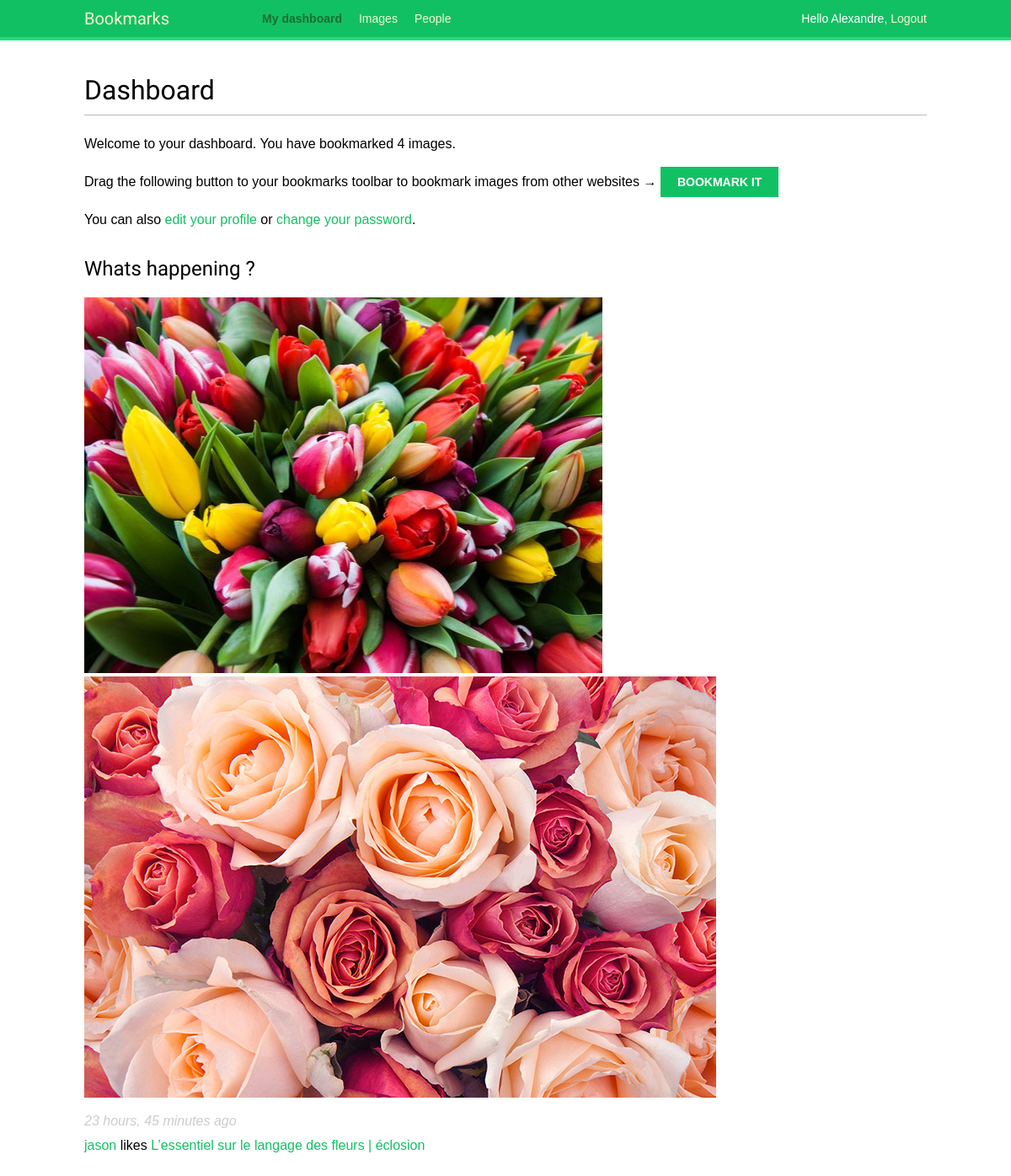
The app's page /account/ (signed in) with its own data.
### actions/models.py (models this page shows)
class Action(models.Model):
    user = models.ForeignKey(User, on_delete=models.CASCADE, db_index=True)
    verb = models.CharField(max_length=255)
    target_ct = models.ForeignKey(ContentType, on_delete=models.CASCADE, blank=True, null=True, related_name='target_obj')
    target_id = models.PositiveIntegerField(null=True, blank=True, db_index=True)
    target = GenericForeignKey('target_ct', 'target_id')
    created = models.DateTimeField(auto_now_add=True, db_index=True)
    class Meta:
        ordering = ('-created',)

### images/models.py (models this page shows, shortened)
class Image(models.Model):
    user = models.ForeignKey(settings.AUTH_USER_MODEL,
                             related_name='images_created',
                             on_delete=models.CASCADE)
    title = models.CharField(max_length=200)
    slug = models.SlugField(max_length=200,
                            blank=True)
    url = models.URLField()
    image = models.ImageField(upload_to='images/%Y/%m/%d/')
    description = models.TextField(blank=True)
    created = models.DateField(auto_now_add=True,
                               db_index=True)
    users_like = models.ManyToManyField(settings.AUTH_USER_MODEL,
                                        related_name='images_liked',
                                        blank=True)
    total_likes = models.PositiveIntegerField(db_index=True,
                                              default=0)
    def __str__(self):
        return self.title
    def get_absolute_url(self):
            return reverse('images:detail', args=[self.id, self.slug])

### account/views.py (the view)
# urls.py: path('', views.dashboard, name='dashboard'),
@login_required
def dashboard(request):
    actions = Action.objects.exclude(user=request.user)
    following_ids = request.user.following.values_list('id', flat=True)
    if following_ids:
        actions = actions.filter(user_id__in=following_ids)\
            .select_related('user', 'user__profile')\
            .prefetch_related('target')
    actions = actions[:10]
    return render(request,
                  'account/dashboard.html',
                  {'section': 'dashboard',
                   'actions': actions})

### account/templates/account/dashboard.html (shortened to what this page needs)
{% extends "base.html" %}
{% block content %}
    <h1>Dashboard</h1>
    {% with total_images_created=request.user.images_created.count %}
        <p>Welcome to your dashboard. You have bookmarked {{ total_images_created }} image{{ total_images_created|pluralize }}.</p>
    {% endwith %}
    <p>Drag the following button to your bookmarks toolbar to bookmark images from other websites → <a href="javascript:{% include "bookmarklet_launcher.js" %}" class="button">Bookmark it</a><p>
    <p>You can also <a href="{% url "edit" %}">edit your profile</a> or <a href="{% url "password_change" %}">change your password</a>.<p>
    <h2>Whats happening ?</h2>
    <div id="action-list">
        {%  for action in actions %}
            {%  include "actions/action/detail.html" %}
        {%  endfor  %}
    </div>
{% endblock %}

### account/templates/base.html (shortened to what this page needs)
{% load static %}
<!DOCTYPE html>
<html>
<head>
  <link href="{% static "css/base.css" %}" rel="stylesheet">
</head>
<body>
  <div id="header">
    <span class="logo">Bookmarks</span>
    {% if request.user.is_authenticated %}
      <ul class="menu">
        <li {% if section == "dashboard" %}class="selected"{% endif %}>
          <a href="{% url "dashboard" %}">My dashboard</a>
        </li>
        <li {% if section == "images" %}class="selected"{% endif %}>
          <a href="{% url "images:list" %}">Images</a>
        </li>
        <li {% if section == "people" %}class="selected"{% endif %}>
          <a href="{% url 'user_list' %}">People</a>
        </li>
      </ul>
    {% endif %}
    <span class="user">
      {% if request.user.is_authenticated %}
        Hello {{ request.user.first_name }},
        <a href="{% url "logout" %}">Logout</a>
      {% else %}
        <a href="{% url "login" %}">Log-in</a>
      {% endif %}
    </span>
  </div>
  <div id="content">
    {% block content %}
    {% endblock %}
  </div>
</body>
</html>

### actions/templates/actions/action/detail.html
{% load thumbnail %}
{% with user=action.user profile=action.user.profile %}
    <div class="action">
        <div class="images">
            {% if profile.photo %}
                {% thumbnail user.profile.photo "80x80" crop="100%" as im %}
                    <a href="{{ user.get_absolute_url }}">
                        <img alt="{{ user.get_full_name }}" class="item-img"
                             src="{{ im.url }}">
                    </a>
                {% endthumbnail %}
            {% endif %}
            {% if action.target %}
                {% with target=action.target %}
                    {% if target.image %}
                        {% thumbnail target.image "80x80" crop="100%" as im %}
                            <a href="{{ target.get_absolute_url }}">
                                <img class="item-img" src="{{ im.url }}">
                            </a>
                        {% endthumbnail %}
                    {% endif %}
                {% endwith %}
            {% endif %}
        </div>
        <div class="info">
            <p>
                <span class="date">{{ action.created|timesince }} ago</span>
                <br/>
                <a href="{{ user.get_absolute_url }}">
                    {{ user.first_name }}
                </a>
                {{ action.verb }}
                {% if action.target %}
                    {% with target=action.target %}
                        <a href="{{ target.get_absolute_url }}">{{ target }}</a>
                    {% endwith %}
                {% endif %}
            </p>
        </div>
    </div>
{% endwith %}

### account/static/css/base.css (style rules this page uses)
body { margin:0; padding:0; font-family:helvetica, sans-serif; }
p { line-height: 1.8; }
a { color:#12c064; text-decoration:none; }
h1, h2, h3, h4, h5 , h6 { font-family: 'Muli', sans-serif; font-weight:normal; }
h1 { border-bottom:1px solid #bbb; padding:0 0 10px 0; margin:10px 0 20px 0; }
h2 { margin:30px 0 20px; }
#header { padding:10px 100px; font-size:14px; background:#12c064; color:#fff; border-bottom:4px solid #1cdf78; overflow:auto; }
#header .logo { font-family: 'Muli', sans-serif; float:left; color:#f3f7cc; font-size:20px; margin-right:10%; }
#header ul.menu { list-style:none; float:left; margin:0; padding:0; }
#header ul.menu li { float:left; padding:4px 10px; }
#header ul.menu li.selected a, #header ul.menu li.selected a:hover { color:#1b6d32; font-weight:bold; }
#header a { color:#f3f7cc; }
#header .user { float:right; padding-top:4px; }
#content { padding:30px 100px; }
input[type=submit], a.button { font-weight:bold; background:#12c064; color:#fff; padding:10px 20px; font-size:14px; text-transform:uppercase; }
.action { clear:both; overflow:auto; }
.action .images { float:left; margin:0 10px 10px 0; }
.action .date { font-style:italic; color:#ccc; }

### records on screen
Action: created "23 hours, 45 minutes", user.first_name "jason", verb "likes", target "L’essentiel sur le langage des fleurs | éclosion"

### other values on screen
{{ request.user.first_name }} "Alexandre"
{{ total_images_created }} "4"
